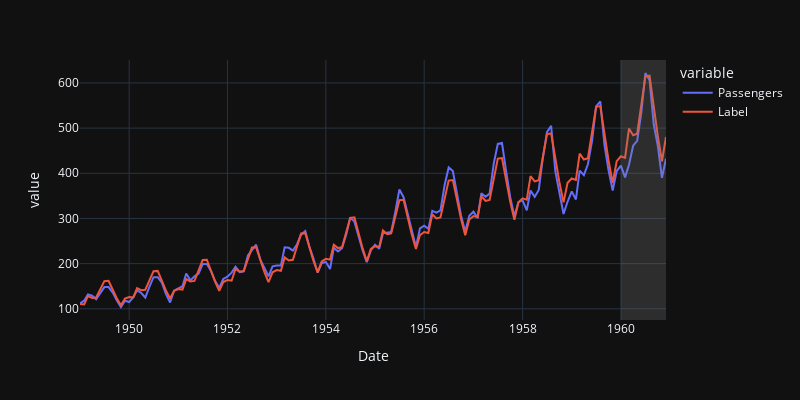

Notebook source saved alongside this figure:
### Code cell
# line plot
fig = px.line(predictions, x='Date', y=["Passengers", "Label"], template = 'plotly_dark', width=800, height=400)


# add a vertical rectange for test-set separation
fig.add_vrect(x0="1960-01-01", x1="1960-12-01", fillcolor="grey", opacity=0.25, line_width=0)
fig.show()

### Figure 1 — Plotly figure (JSON) as saved in the notebook; plotly's stock layout.template omitted (floating-point values rounded to 4 significant figures; data arrays with more than 128 entries replaced by an {"elided": "..."} marker saying what was removed)
{"data": [{"hovertemplate": "variable=Passengers<br>Date=%{x}<br>value=%{y}<extra></extra>", "legendgroup": "Passengers", "line": {"color": "#636efa", "dash": "solid"}, "mode": "lines", "name": "Passengers", "orientation": "v", "showlegend": true, "type": "scatter", "x": {"elided": "144 str values"}, "xaxis": "x", "y": {"elided": "144 int values"}, "yaxis": "y"}, {"hovertemplate": "variable=Label<br>Date=%{x}<br>value=%{y}<extra></extra>", "legendgroup": "Label", "line": {"color": "#EF553B", "dash": "solid"}, "mode": "lines", "name": "Label", "orientation": "v", "showlegend": true, "type": "scatter", "x": {"elided": "144 str values"}, "xaxis": "x", "y": {"elided": "144 float values"}, "yaxis": "y"}], "layout": {"height": 400, "legend": {"title": {"text": "variable"}, "tracegroupgap": 0}, "margin": {"t": 60}, "shapes": [{"fillcolor": "grey", "line": {"width": 0}, "opacity": 0.25, "type": "rect", "x0": "1960-01-01", "x1": "1960-12-01", "xref": "x", "y0": 0, "y1": 1, "yref": "y domain"}], "width": 800, "xaxis": {"anchor": "y", "autorange": true, "domain": [0, 1], "range": ["1949-01-01", "1960-12-01"], "title": {"text": "Date"}, "type": "date"}, "yaxis": {"anchor": "x", "autorange": true, "domain": [0, 1], "range": [75.22, 650.8], "title": {"text": "value"}, "type": "linear"}}}
